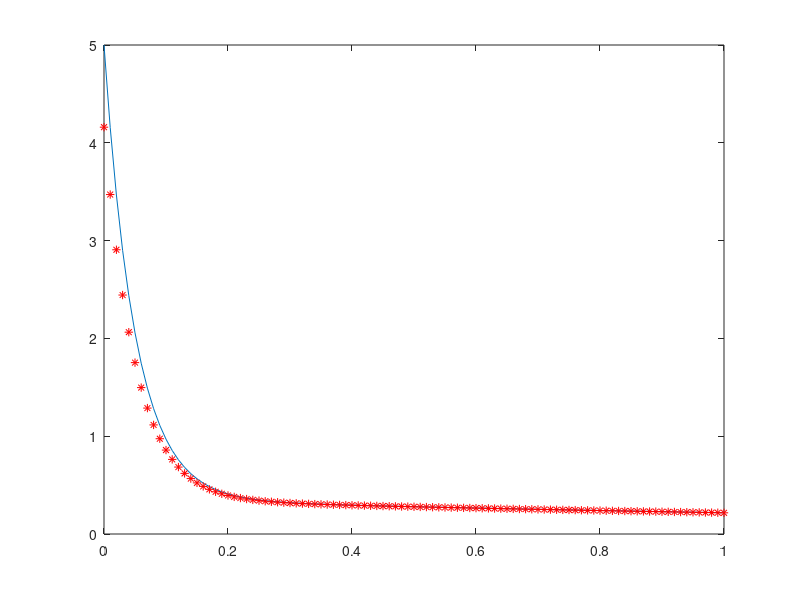

Reproduce this figure in MATLAB.
f = @(y,t)-20*y + 7*exp(-0.5*t);
y0 = 5;
t0 = 0;
t1 = 1;
h = 0.01;
% Chinh xac
y_chinhxac = @(t)5*exp(-20*t) + (7/19.5)*(exp(-0.5*t)-exp(-20*t));
X = t0:h:t1;
Y_cx = feval(y_chinhxac,X);
plot(X,Y_cx); hold on;

for t = t0:h:t1
    k1 = h*feval(f,y0,t);
    k2 = h*feval(f,y0+k1/2,t+h/2);
    k3 = h*feval(f,y0+k2,t+h);
    Y = y0 + (1/6)*(k1 + 4*k2 + k3);
    plot(t,Y,'r*--');
    y0 = Y;
end